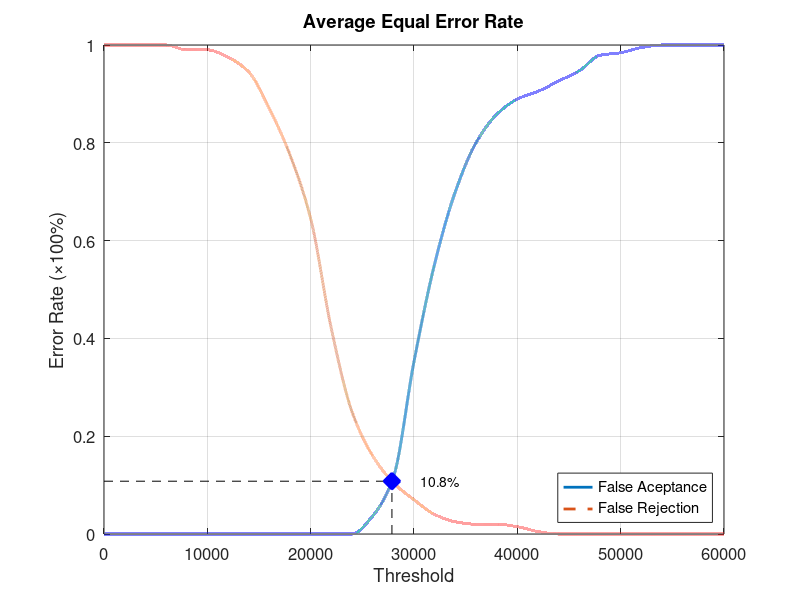
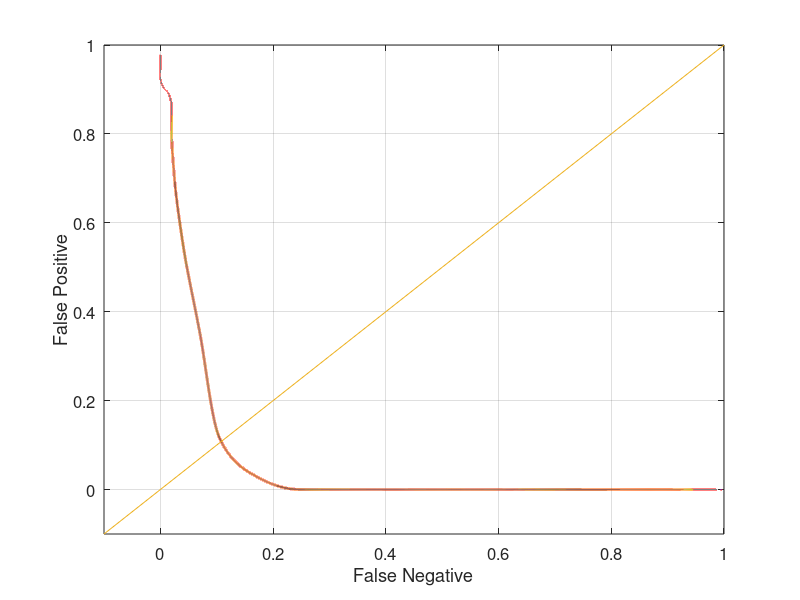

Write MATLAB code to recreate these figures, in order.
function yEER = Database3_3
close all;
clear;
clc;
x = 0:2000:60000;
xq = 0:0.5:60000;

y0 = [0 0 0 0 0 0 0 0 0 0 0 0 0 0.0368421 0.115789 0.352632 0.552632 0.7 0.8 0.857895 0.889474 0.905263 0.926316 0.947368 0.978947 0.984211 0.994737 1 1 1 1];
yy0 = interp1(x, y0, xq, 'pchip');
y1 = [1 1 1 1 0.99 0.99 0.975 0.945 0.87 0.775 0.645 0.42 0.25 0.16 0.105 0.07 0.04 0.025 0.02 0.02 0.015 0.005 0 0 0 0 0 0 0 0 0];
yy1 = interp1(x, y1, xq, 'pchip');

% Calculating EER: 
y2 = abs(y0 - y1);
find(y2 == min(y2))
yy2 = abs(yy0 - yy1);
xEER = find(yy2 == min(yy2));
xEERIndex = xq(xEER) % X-axis EER
yEER = yy0(xEER) % Y-axis EER

main = figure
plot(xq, yy0,'-','LineWidth', 2);	hold on
plot(xq, yy1,'--','LineWidth', 2);	hold on
plot([xEERIndex xEERIndex], [0 yEER], 'k--');	hold on
plot([0 xEERIndex], [yEER yEER], 'k--');	hold on
plot(xEERIndex, yEER, 'bx', 'LineWidth', 10);	hold on
text(xEERIndex + 10 * xEERIndex / 100, yEER, [num2str(round((10000 * yEER)) / 100) '%'])
legend('False Aceptance', 'False Rejection', 'Location', 'SouthEast')
xlabel('Threshold')
ylabel('Error Rate (\times100%)')
title('Average Equal Error Rate')
set(gca, 'FontSize', 12)
axis([0 60000 0 1])
grid on

print(main, 'Database3_3Main', '-dpng');
FNRxFPR = figure('Color', [1 1 1]);
plot(yy1, yy0, '-', yy1, yy0, 'LineWidth', 2);
hold on
y = -0.1:0.1:1
plot(y, y); 
set(gca, 'FontSize', 12)
xlabel('False Negative')
ylabel('False Positive')
axis([-0.1 1 -0.1 1])
set(gca, 'FontSize', 12)
grid on

print(FNRxFPR, 'Database3_3FNRxFPR','-dpng');
end
